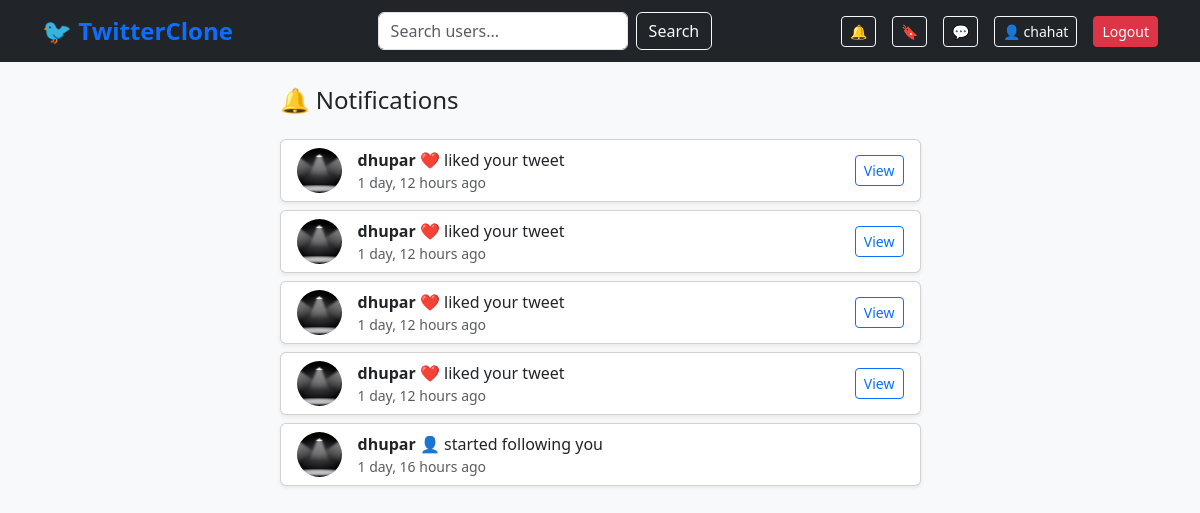
The app's page /notifications/ (signed in) with its own data.
### twitter/models.py (models this page shows, shortened)
class Notification(models.Model):
    NOTIFICATION_TYPES = [
        ('like',     'Like'),
        ('comment',  'Comment'),
        ('follow',   'Follow'),
        ('retweet',  'Retweet'),
    ]
    recipient = models.ForeignKey(
        User,
        on_delete=models.CASCADE,
        related_name='notifications'
    )
    sender    = models.ForeignKey(
        User,
        on_delete=models.CASCADE,
        related_name='sent_notifications'
    )
    notification_type = models.CharField(max_length=20, choices=NOTIFICATION_TYPES)
    tweet   = models.ForeignKey(Tweet, on_delete=models.CASCADE, null=True, blank=True)
    is_read = models.BooleanField(default=False)
    created_at = models.DateTimeField(auto_now_add=True)
    class Meta:
        ordering = ['-created_at']

class Profile(models.Model):
    user = models.OneToOneField(User, on_delete=models.CASCADE)
    bio = models.TextField(blank=True, null=True)
    profile_picture = models.ImageField(
        upload_to='profiles/',
        blank=True,
        null=True
    )
    followers = models.ManyToManyField(
        User,
        related_name='following',
        blank=True
    )
    created_at = models.DateTimeField(auto_now_add=True)

### twitter/views.py (the view)
# urls.py: path('notifications/', views.notifications, name='notifications'),
@login_required(login_url='login')
def notifications(request):
    notifications = Notification.objects.filter(recipient=request.user)
    Notification.objects.filter(
        recipient=request.user,
        is_read=False
    ).update(is_read=True)
    return render(request, 'twitter/notifications.html', {
        'notifications': notifications
    })

### twitter/context_processors.py (called while the page is built)
def notifications_count(request):
    if request.user.is_authenticated:
        unread_count = Notification.objects.filter(
            recipient=request.user,
            is_read=False
        ).count()
        return {'unread_notifications': unread_count}
    return {'unread_notifications': 0}

### templates/twitter/notifications.html (shortened to what this page needs)
{% extends 'base.html' %}
{% block content %}
<div class="row justify-content-center">
    <div class="col-md-7">
        <h4 class="mb-4">🔔 Notifications</h4>
        {% if notifications %}
            {% for notification in notifications %}
            <div class="card shadow-sm mb-2
                {% if not notification.is_read %}border-primary{% endif %}">
                <div class="card-body py-2">
                    <div class="d-flex align-items-center">
                        {% if notification.sender.profile.profile_picture %}
                            <img src="{{ notification.sender.profile.profile_picture.url }}"
                                 class="profile-img me-3"
                                 alt="{{ notification.sender.username }}">
                        {% else %}
                            <div class="profile-img me-3 bg-primary d-flex
                                        align-items-center justify-content-center
                                        text-white fw-bold">
                                {{ notification.sender.username|first|upper }}
                            </div>
                        {% endif %}
                        <div class="flex-grow-1">
                            <a href="{% url 'profile' notification.sender.username %}"
                               class="fw-bold text-dark text-decoration-none">
                               {{ notification.sender.username }}
                            </a>
                            {% if notification.notification_type == 'like' %}
                                ❤️ liked your tweet
                            {% elif notification.notification_type == 'comment' %}
                                💬 commented on your tweet
                            {% elif notification.notification_type == 'follow' %}
                                👤 started following you
                            {% elif notification.notification_type == 'retweet' %}
                                🔁 retweeted your tweet
                            {% endif %}
                            <small class="text-muted d-block">
                                {{ notification.created_at|timesince }} ago
                            </small>
                        </div>
                        {% if notification.tweet %}
                            <a href="{% url 'tweet_detail' notification.tweet.id %}"
                               class="btn btn-sm btn-outline-primary">
                               View
                            </a>
                        {% endif %}
                    </div>
                </div>
            </div>
            {% endfor %}
        {% endif %}
    </div>
</div>
{% endblock %}

### templates/base.html (shortened to what this page needs)
<!DOCTYPE html>
<html lang="en">
<head>
    <link href="https://cdn.jsdelivr.net/npm/bootstrap@5.3.0/dist/css/bootstrap.min.css" rel="stylesheet">
</head>
<body>
    <nav class="navbar navbar-expand-lg navbar-dark bg-dark sticky-top">
        <div class="container">
            <a class="navbar-brand text-primary" href="{% url 'feed' %}">🐦 TwitterClone</a>
            <form class="d-flex mx-auto" method="GET" action="{% url 'search' %}">
                <input class="form-control me-2" type="search" name="q"
                       placeholder="Search users..."
                       value="{{ request.GET.q }}"
                       style="width:250px;">
                <button class="btn btn-outline-light" type="submit">Search</button>
            </form>
            <div class="d-flex align-items-center gap-3">
                {% if user.is_authenticated %}
                <a href="{% url 'notifications' %}" class="btn btn-outline-light btn-sm position-relative">
                    🔔
                </a>
                <a href="{% url 'bookmarks' %}" class="btn btn-outline-light btn-sm">🔖</a>
                <a href="{% url 'inbox' %}" class="btn btn-outline-light btn-sm">💬</a>
                <a href="{% url 'profile' user.username %}" class="btn btn-outline-light btn-sm">
                    👤 {{ user.username }}
                </a>
                <a href="{% url 'logout' %}" class="btn btn-danger btn-sm">Logout</a>
                {% else %}
                    <a href="{% url 'login' %}" class="btn btn-outline-light btn-sm">Login</a>
                    <a href="{% url 'register' %}" class="btn btn-primary btn-sm">Register</a>
                {% endif %}
            </div>
        </div>
    </nav>
    <div class="container mt-4">
        {% block content %}
        {% endblock %}
    </div>
</body>
</html>

### templates/base.html (style rules this page uses)
body { background-color: #f8f9fa; }
.navbar-brand { font-weight: 900; font-size: 1.5rem; }
.profile-img { width: 45px; height: 45px; border-radius: 50%; object-fit: cover; }

### records on screen
Notification: sender.profile.profile_picture (picture), sender.username "dhupar", notification_type "❤️ liked your tweet", created_at "1 day, 12 hours", shows "View"
Notification: sender.profile.profile_picture (picture), sender.username "dhupar", notification_type "❤️ liked your tweet", created_at "1 day, 12 hours", shows "View"
Notification: sender.profile.profile_picture (picture), sender.username "dhupar", notification_type "❤️ liked your tweet", created_at "1 day, 12 hours", shows "View"
Notification: sender.profile.profile_picture (picture), sender.username "dhupar", notification_type "❤️ liked your tweet", created_at "1 day, 12 hours", shows "View"
Notification: sender.profile.profile_picture (picture), sender.username "dhupar", notification_type "👤 started following you", created_at "1 day, 16 hours"

### other values on screen
{{ user.username }} "chahat"
